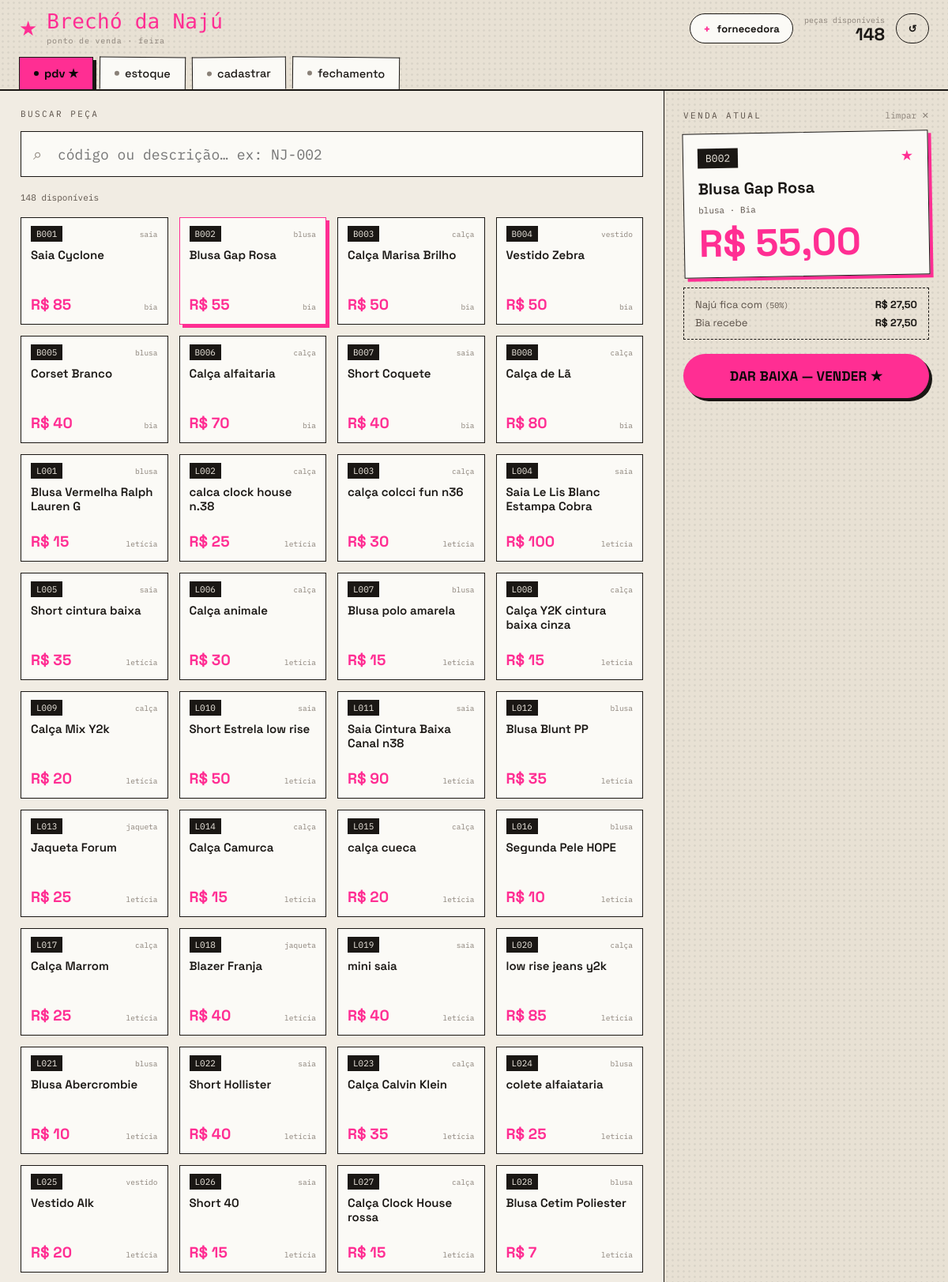
The app's page /?sel=76&q= (upper part) with its own data.
### models.py (models this page shows, shortened)
class Peca(db.Model):
    __tablename__ = "pecas"
    id = db.Column(db.Integer, primary_key=True)
    codigo = db.Column(db.String(24), unique=True, nullable=False)
    descricao = db.Column(db.String(240), nullable=False)
    categoria = db.Column(db.String(40), nullable=False)
    fornecedora_id = db.Column(db.Integer, db.ForeignKey("fornecedoras.id"), nullable=False)
    comissao_pct = db.Column(db.Integer, default=40)
    preco = db.Column(db.Float, nullable=False)
    status = db.Column(db.String(16), default="disponivel")
    vendido_em = db.Column(db.DateTime, nullable=True)
    @property
    def is_arara(self):
        return float(self.preco) == PRECO_ARARA
    @property
    def comissao_efetiva(self):
        return 0 if self.is_arara else (self.comissao_pct or 0)
    @property
    def fica_naju(self):
        return round(self.preco * self.comissao_efetiva / 100.0, 2)
    @property
    def pix_fornecedora(self):
        return round(self.preco * (100 - self.comissao_efetiva) / 100.0, 2)

class Fornecedora(db.Model):
    __tablename__ = "fornecedoras"
    id = db.Column(db.Integer, primary_key=True)
    nome = db.Column(db.String(120), nullable=False)
    pix = db.Column(db.String(160), default="—")
    propria = db.Column(db.Boolean, default=False)
    comissao_padrao = db.Column(db.Integer, default=40)
    pecas = db.relationship("Peca", backref="fornecedora", lazy=True)

### app.py (the view)
    @app.route("/")
    def pdv():
        q = (request.args.get("q") or "").strip()
        query = Peca.query.filter(Peca.status != "vendido")
        if q:
            like = f"%{q}%"
            query = query.filter(
                db.or_(Peca.codigo.ilike(like), Peca.descricao.ilike(like))
            )
        pecas = query.order_by(Peca.codigo).all()
        sel = None
        sid = request.args.get("sel", type=int)
        if sid:
            sel = db.session.get(Peca, sid)
        return render_template("pdv.html", pecas=pecas, sel=sel, q=q, active="pdv")

### app.py (called while the page is built)
def create_app():
    app = Flask(__name__)
    app.config["SECRET_KEY"] = "brecho-naju-2025"
    app.config["SQLALCHEMY_DATABASE_URI"] = (
        "sqlite:///" + os.path.join(BASE_DIR, "brecho.db")
    )
    app.config["SQLALCHEMY_TRACK_MODIFICATIONS"] = False
    db.init_app(app)
    app.jinja_env.filters["brl"] = fmt_brl
    with app.app_context():
        db.create_all()
        from seed import seed
        seed()
    @app.context_processor
    def _globals():
        try:
            return {"disponiveis": Peca.query.filter_by(status="disponivel").count()}
        except Exception:
            return {"disponiveis": 0}
    register_routes(app)
    return app

### models.py (called while the page is built)
def fmt_brl(valor):
    s = f"{float(valor or 0):,.2f}"
    s = s.replace(",", "X").replace(".", ",").replace("X", ".")
    return f"R$ {s}"

### templates/pdv.html (shortened to what this page needs)
{% extends "base.html" %}
{% block content %}
<div class="pdv-layout">
  <div class="pdv-main">
    <form method="get" action="{{ url_for('pdv') }}">
      <div class="field">
        <label class="eyebrow">buscar peça</label>
        <div style="position:relative;margin-top:8px">
          <span style="position:absolute;left:16px;top:50%;transform:translateY(-50%);font-size:20px;color:var(--ink3)">⌕</span>
          <input class="input mono" name="q" value="{{ q }}" autofocus
                 placeholder="código ou descrição… ex: NJ-002"
                 style="height:58px;padding-left:46px;font-size:18px"/>
        </div>
      </div>
    </form>
    <div style="margin-top:14px">
      <span class="mono" style="font-size:11px;color:var(--ink2)">{{ pecas|length }} disponíveis</span>
    </div>
    <div class="grid">
      {% for p in pecas %}
        <a class="pecacard {{ 'sel' if sel and sel.id==p.id }} {{ 'reserved' if p.status=='reservado' }}"
           href="{{ url_for('pdv', sel=p.id, q=q) }}">
          <div class="pc-top">
            <span class="pc-cod">{{ p.codigo }}</span>
            <span class="pc-cat">{{ p.categoria }}</span>
          </div>
          <div class="pc-body">
            <div class="pc-desc">{{ p.descricao }}</div>
            <div class="pc-foot">
              <span class="pc-price">R$ {{ p.preco|int }}</span>
              <span class="pc-forn">{{ p.fornecedora.nome.split(' ')[0]|lower }}</span>
            </div>
          </div>
        </a>
      {% else %}
        <div style="grid-column:1/-1;text-align:center;padding:50px 0">
          <div class="script" style="font-size:30px;color:var(--ink2)">nada encontrado…</div>
        </div>
      {% endfor %}
    </div>
  </div>
  <aside class="pdv-side">
    <div class="halftone"></div>
    {% if sel %}
      {% set f = sel.fornecedora %}
      <div style="position:relative">
        <div style="display:flex;justify-content:space-between;align-items:center">
          <span class="eyebrow">venda atual</span>
          <a href="{{ url_for('pdv', q=q) }}" class="mono" style="font-size:11px;color:var(--ink3)">limpar ✕</a>
        </div>
        <div class="hangtag" style="margin-top:14px">
          <div class="htop">
            <span class="pc-cod" style="font-size:13px;padding:4px 10px">{{ sel.codigo }}</span>
            <span style="color:var(--pink);font-size:18px">★</span>
          </div>
          <div class="hdesc">{{ sel.descricao }}</div>
          <div class="mono" style="font-size:11px;color:var(--ink2);margin-top:8px">
            {{ sel.categoria }} · {{ f.nome }}
          </div>
          <div class="hprice">{{ sel.preco|brl }}</div>
        </div>
        <div class="repasse">
          <div class="row">
            <span>Najú fica com <span class="mono" style="font-size:10px">({{ sel.comissao_efetiva }}%)</span></span>
            <b style="color:var(--ink)">{{ sel.fica_naju|brl }}</b>
          </div>
          <div class="row">
            <span>{{ '—' if f.propria else f.nome + ' recebe' }}</span>
            <b style="color:var(--ink)">{{ '—' if f.propria else sel.pix_fornecedora|brl }}</b>
          </div>
        </div>
        <form action="{{ url_for('vender', peca_id=sel.id) }}" method="post" style="margin-top:18px">
          <button class="btn btn-pink btn-lg btn-block" type="submit">
            DAR BAIXA — VENDER ★
          </button>
        </form>
      </div>
    {% endif %}
  </aside>
</div>
{% endblock %}

### static/css/style.css (style rules this page uses)
:root { --black: #0A0808; --ink: #1A1714; --cream: #F1ECE3; --paper2: #E8E1D4; --card: #FBFAF6; --pink: #FF2E93; --lime: #C9FF3D; --blue: #3D8BFF; --rust: #D9322F; --ink2: #5a5048; --ink3: #8a8178; --line: #1A1714; --zebra: #F6F2EA; --display: "Monoton", cursive; --mono: "Major Mono Display", "IBM Plex Mono", monospace; --code: "IBM Plex Mono", monospace; --script: "Caveat", cursive; --body: "Space Grotesk", system-ui, sans-serif; }
* { box-sizing: border-box; }
html, body { margin: 0; padding: 0; background: var(--ink); font-family: var(--body); color: var(--ink); -webkit-font-smoothing: antialiased; }
a { color: inherit; text-decoration: none; }
button { font-family: var(--body); }
.halftone { position: absolute; inset: 0; pointer-events: none; background-image: radial-gradient(circle, rgba(0,0,0,0.06) 1px, transparent 1.6px); background-size: 7px 7px; }
.btn { appearance: none; cursor: pointer; display: inline-flex; align-items: center; justify-content: center; gap: 8px; border-radius: 999px; border: 1.5px solid var(--line); font-family: var(--body); font-weight: 700; letter-spacing: 0.01em; padding: 0 22px; height: 46px; font-size: 15px; background: var(--card); color: var(--ink); transition: transform .08s; }
.btn-pink { background: var(--pink); color: var(--black); border-color: var(--pink); box-shadow: 4px 4px 0 var(--ink); }
.btn-lg { height: 56px; font-size: 17px; padding: 0 28px; }
.btn-block { width: 100%; }
.eyebrow { font-family: var(--code); font-size: 11px; letter-spacing: 0.22em; text-transform: uppercase; color: var(--ink2); }
.mono { font-family: var(--code); }
.input, .select { width: 100%; height: 48px; padding: 0 14px; border: 1.5px solid var(--line); background: var(--card); color: var(--ink); font-family: var(--body); font-size: 15px; outline: none; }
.input.mono { font-family: var(--code); }
.field { display: flex; flex-direction: column; gap: 7px; }
.pdv-layout { display: flex; min-height: calc(100vh - 150px); }
.pdv-main { flex: 1; min-width: 0; padding: 22px 26px; }
.pdv-side { flex: 0 0 360px; border-left: 1.5px solid var(--line); background: var(--paper2); position: relative; padding: 24px; }
.grid { display: grid; grid-template-columns: repeat(auto-fill, minmax(168px, 1fr)); gap: 14px; margin-top: 16px; }
.pecacard { text-align: left; cursor: pointer; padding: 0; border: 1.5px solid var(--line); background: var(--card); color: var(--ink); position: relative; overflow: hidden; text-decoration: none; display: block; }
.pecacard.sel { border-color: var(--pink); box-shadow: 4px 4px 0 var(--pink); }
.pc-top { display: flex; align-items: center; justify-content: space-between; gap: 8px; padding: 10px 12px 0; }
.pc-cod { font-family: var(--code); font-size: 11px; background: var(--ink); color: var(--cream); padding: 3px 7px; }
.pc-cat { font-family: var(--code); font-size: 9.5px; color: var(--ink3); }
.pc-body { padding: 8px 12px 12px; display: flex; flex-direction: column; min-height: 104px; }
.pc-desc { font-weight: 600; font-size: 15px; line-height: 1.22; flex: 1; }
.pc-foot { display: flex; align-items: baseline; justify-content: space-between; gap: 6px; margin-top: 10px; }
.pc-price { font-weight: 700; font-size: 19px; color: var(--pink); }
.pc-forn { font-family: var(--code); font-size: 9.5px; color: var(--ink3); }
.hangtag { border: 1.5px solid var(--line); background: var(--card); padding: 18px; transform: rotate(-1deg); box-shadow: 4px 4px 0 var(--pink); }
.hangtag .htop { display: flex; align-items: center; justify-content: space-between; }
.hangtag .hdesc { font-weight: 700; font-size: 20px; margin-top: 14px; line-height: 1.2; }
.hangtag .hprice { font-weight: 800; font-size: 48px; color: var(--pink); margin-top: 12px; line-height: 1; }
.repasse { margin-top: 14px; border: 1.5px dashed var(--line); padding: 12px 14px; font-size: 13px; }
.repasse .row { display: flex; justify-content: space-between; color: var(--ink2); }
.repasse .row + .row { margin-top: 6px; }

### records on screen
Peca: codigo "B001", categoria "saia", descricao "Saia Cyclone", preco "85", fornecedora.nome "bia"
Peca: codigo "B002", categoria "blusa", descricao "Blusa Gap Rosa", preco "55", fornecedora.nome "bia", preco|brl "R$ 55,00", comissao_efetiva "50", fica_naju|brl "R$ 27,50"
Peca: codigo "B003", categoria "calça", descricao "Calça Marisa Brilho", preco "50", fornecedora.nome "bia"
Peca: codigo "B004", categoria "vestido", descricao "Vestido Zebra", preco "50", fornecedora.nome "bia"
Peca: codigo "B005", categoria "blusa", descricao "Corset Branco", preco "40", fornecedora.nome "bia"
Peca: codigo "B006", categoria "calça", descricao "Calça alfaitaria", preco "70", fornecedora.nome "bia"
Peca: codigo "B007", categoria "saia", descricao "Short Coquete", preco "40", fornecedora.nome "bia"
Peca: codigo "B008", categoria "calça", descricao "Calça de Lã", preco "80", fornecedora.nome "bia"
Peca: codigo "L001", categoria "blusa", descricao "Blusa Vermelha Ralph Lauren G", preco "15", fornecedora.nome "letícia"
Peca: codigo "L002", categoria "calça", descricao "calca clock house n.38", preco "25", fornecedora.nome "letícia"
Peca: codigo "L003", categoria "calça", descricao "calça colcci fun n36", preco "30", fornecedora.nome "letícia"
Peca: codigo "L004", categoria "saia", descricao "Saia Le Lis Blanc Estampa Cobra", preco "100", fornecedora.nome "letícia"
Peca: codigo "L005", categoria "saia", descricao "Short cintura baixa", preco "35", fornecedora.nome "letícia"
Peca: codigo "L006", categoria "calça", descricao "Calça animale", preco "30", fornecedora.nome "letícia"
Peca: codigo "L007", categoria "blusa", descricao "Blusa polo amarela", preco "15", fornecedora.nome "letícia"
Peca: codigo "L008", categoria "calça", descricao "Calça Y2K cintura baixa cinza", preco "15", fornecedora.nome "letícia"
Peca: codigo "L009", categoria "calça", descricao "Calça Mix Y2k", preco "20", fornecedora.nome "letícia"
Peca: codigo "L010", categoria "saia", descricao "Short Estrela low rise", preco "50", fornecedora.nome "letícia"
Peca: codigo "L011", categoria "saia", descricao "Saia Cintura Baixa Canal n38", preco "90", fornecedora.nome "letícia"
Peca: codigo "L012", categoria "blusa", descricao "Blusa Blunt PP", preco "35", fornecedora.nome "letícia"
Peca: codigo "L013", categoria "jaqueta", descricao "Jaqueta Forum", preco "25", fornecedora.nome "letícia"
Peca: codigo "L014", categoria "calça", descricao "Calça Camurca", preco "15", fornecedora.nome "letícia"
Peca: codigo "L015", categoria "calça", descricao "calça cueca", preco "20", fornecedora.nome "letícia"
Peca: codigo "L016", categoria "blusa", descricao "Segunda Pele HOPE", preco "10", fornecedora.nome "letícia"
Peca: codigo "L017", categoria "calça", descricao "Calça Marrom", preco "25", fornecedora.nome "letícia"
Peca: codigo "L018", categoria "jaqueta", descricao "Blazer Franja", preco "40", fornecedora.nome "letícia"
Peca: codigo "L019", categoria "saia", descricao "mini saia", preco "40", fornecedora.nome "letícia"
Peca: codigo "L020", categoria "calça", descricao "low rise jeans y2k", preco "85", fornecedora.nome "letícia"
Peca: codigo "L021", categoria "blusa", descricao "Blusa Abercrombie", preco "10", fornecedora.nome "letícia"
Peca: codigo "L022", categoria "saia", descricao "Short Hollister", preco "40", fornecedora.nome "letícia"
Peca: codigo "L023", categoria "calça", descricao "Calça Calvin Klein", preco "35", fornecedora.nome "letícia"
Peca: codigo "L024", categoria "blusa", descricao "colete alfaiataria", preco "25", fornecedora.nome "letícia"
Peca: codigo "L025", categoria "vestido", descricao "Vestido Alk", preco "20", fornecedora.nome "letícia"
Peca: codigo "L026", categoria "saia", descricao "Short 40", preco "15", fornecedora.nome "letícia"
Peca: codigo "L027", categoria "calça", descricao "Calça Clock House rossa", preco "15", fornecedora.nome "letícia"
Peca: codigo "L028", categoria "blusa", descricao "Blusa Cetim Poliester", preco "7", fornecedora.nome "letícia"
Fornecedora: nome "Bia", propria+nome "Bia recebe", propria.comissao_pct "R$ 27,50"

### other values on screen
{{ disponiveis }} "148"
{{ pecas|length }} "148"
